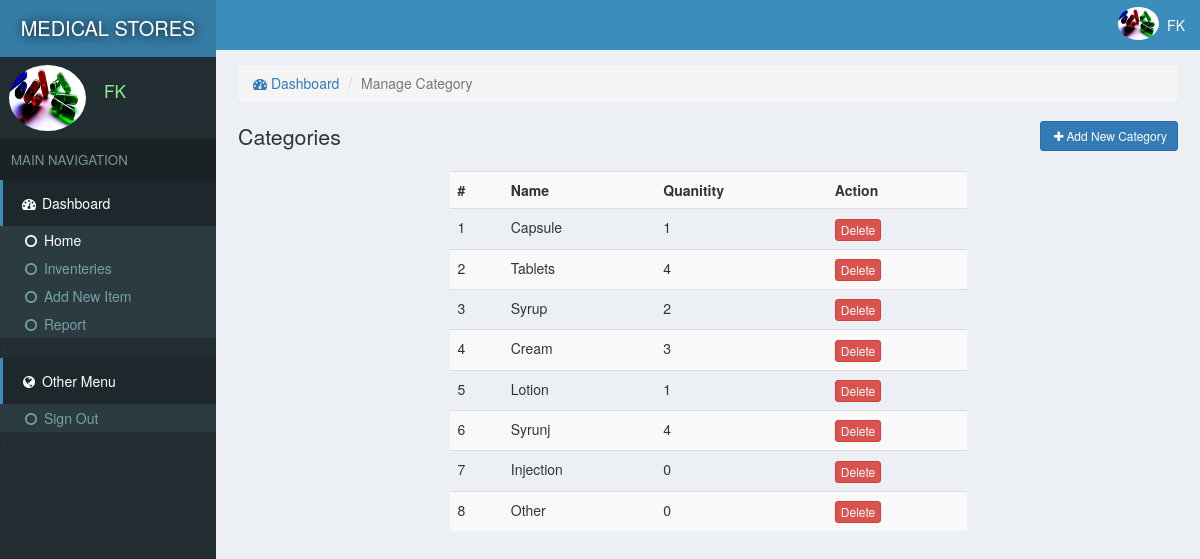
The app's page /manageCat.php (signed in) with its own data.
### tables this page shows
CREATE TABLE `site` (
  `id` int(11) NOT NULL,
  `title` varchar(222) NOT NULL,
  `name` varchar(222) NOT NULL
);

CREATE TABLE `users` (
  `id` int(11) NOT NULL,
  `email` varchar(222) NOT NULL,
  `password` varchar(222) NOT NULL,
  `name` varchar(222) NOT NULL,
  `pic` varchar(222) NOT NULL,
  `number` varchar(222) NOT NULL,
  `date` timestamp NOT NULL DEFAULT CURRENT_TIMESTAMP
);

CREATE TABLE `categories` (
  `id` int(11) NOT NULL,
  `name` varchar(222) NOT NULL,
  `pic` varchar(111) NOT NULL,
  `details` varchar(333) NOT NULL,
  `date` timestamp NOT NULL DEFAULT CURRENT_TIMESTAMP
);

### assets/db.php (called while the page is built, shortened)
<?php
    $con = new mysqli('localhost','root','','store');
    $array = $con->query("select * from users where id ='$_SESSION[userId]'");
    $user = $array->fetch_assoc();
?>

### manageCat.php (the view, shortened to what this page needs)
<?php require "assets/function.php" ?>
<?php require 'assets/db.php';?>
<!DOCTYPE html>
<html>
<head>
  <?php require "assets/autoloader.php" ?>
</head>
<body style="background: #ECF0F5;padding:0;margin:0">
<div class="dashboard" style="position: fixed;width: 18%;height: 100%;background:#222D32">
  <div style="background:#357CA5;padding: 14px 3px;color:white;font-size: 15pt;text-align: center;text-shadow: 1px 1px 11px black">
    <a href="index.php" style="color: white;text-decoration: none;"><?php echo strtoupper(siteName()); ?> </a>
  </div>
  <div class="flex" style="padding: 3px 7px;margin:5px 2px;">
    <div><img src="photo/<?php echo $user['pic'] ?>" class='img-circle' style='width: 77px;height: 66px'></div>
    <div style="color:lightgreen;font-size: 13pt;padding: 14px 7px;margin-left: 11px;"><?php echo ucfirst($user['name']); ?></div>
  </div>
  <div style="background: #1A2226;font-size: 10pt;padding: 11px;color: #79978F">MAIN NAVIGATION</div>
  <div>
    <div style="background:#1E282C;color: white;padding: 13px 17px;border-left: 3px solid #3C8DBC;"><span><i class="fa fa-dashboard fa-fw"></i> Dashboard</span></div>
    <div class="item">
      <ul class="nostyle zero">
        <a href="index.php"><li style="color: white"><i class="fa fa-circle-o fa-fw"></i> Home</li></a>
        <a href="inventeries.php"><li><i class="fa fa-circle-o fa-fw"></i> Inventeries</li></a>
       <a href="addnew.php"><li><i class="fa fa-circle-o fa-fw"></i> Add New Item</li></a>
        <a href="reports.php"><li><i class="fa fa-circle-o fa-fw"></i> Report</li></a>
      </ul><
    </div>
  </div>
  <div style="background:#1E282C;color: white;padding: 13px 17px;border-left: 3px solid #3C8DBC;"><span><i class="fa fa-globe fa-fw"></i> Other Menu</span></div>
  <div class="item">
      <ul class="nostyle zero">
        <a href="logout.php"><li><i class="fa fa-circle-o fa-fw"></i> Sign Out</li></a>
      </ul><
    </div>
</div>
<div class="marginLeft" >
  <div style="color:white;background:#3C8DBC" >
    <div class="pull-right flex rightAccount" style="padding-right: 11px;padding: 7px;">
      <div><img src="photo/<?php echo $user['pic'] ?>" style='width: 41px;height: 33px;' class='img-circle'></div>
      <div style="padding: 8px"><?php echo ucfirst($user['name']) ?></div>
    </div>
  </div>
  <div class="content2">
  	<ol class="breadcrumb ">
        <li><a href="index.php"><i class="fa fa-dashboard"></i> Dashboard</a></li>
        <li class="active">Manage Category</li>
    </ol>
    <div>
      <span style="font-size: 16pt;color: #333333">Categories </span>
      <button class="btn btn-primary btn-sm pull-right" data-toggle="modal" data-target="#addIn"><i class="fa fa-plus fa-fw"> </i>Add New Category</button>
    </div>
  <?php
  	$i=0;
    $array = $con->query("select * from categories");
    ?>
    <br>
    <table class="table table-hover table-striped " style="width: 55%;margin: auto;">
    	<tr>
    		<th>#</th>
    		<th>Name</th>
    		<th>Quanitity</th>
    		<th>Action</th>
    	</tr>
    <?php
    while ($row = $array->fetch_assoc())
    {
    	$i++;
      $array2 = $con->query("select count(*) as qty from inventeries where catId = '$row[id]'");
      $row2 = $array2->fetch_assoc();
  ?>
    <tr>
    	<td><?php echo $i ?></td>
    	<td><?php echo $row['name']; ?></td>
    	<td><?php echo $row2['qty']; ?></td>
    	<td><a href="delete.php?category=<?php echo $row['id'] ?>"><button class="btn btn-xs btn-danger">Delete</button></a></td>
    </tr>
  <?php
    }
    echo "</table>";
   ?>
  </div>
</div>
</body>
</html>

### records on screen
site: name "MEDICAL STORES"
users: pic (picture), name "FK"
categories: name "Capsule", qty "1"
categories: name "Tablets", qty "4"
categories: name "Syrup", qty "2"
categories: name "Cream", qty "3"
categories: name "Lotion", qty "1"
categories: name "Syrunj", qty "4"
categories: name "Injection", qty "0"
categories: name "Other", qty "0"
